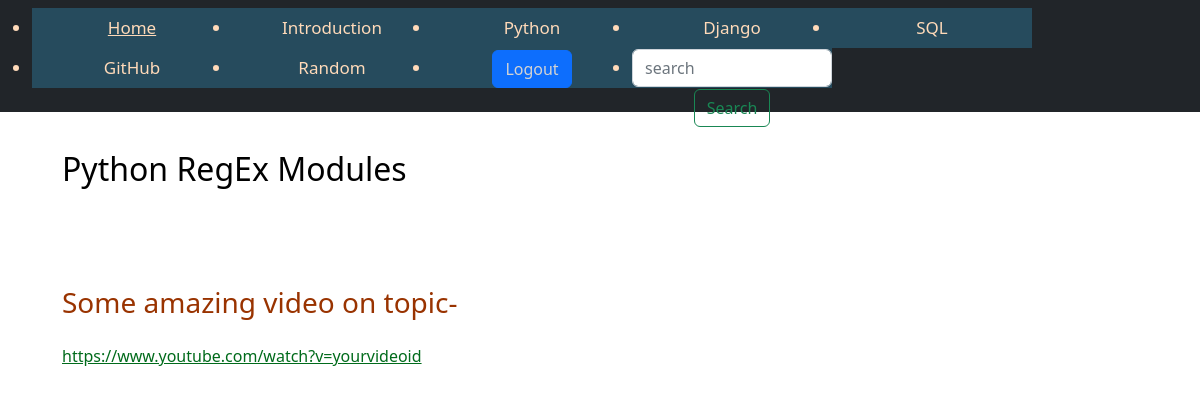
The page /regex_module/ on the database as committed earlier.
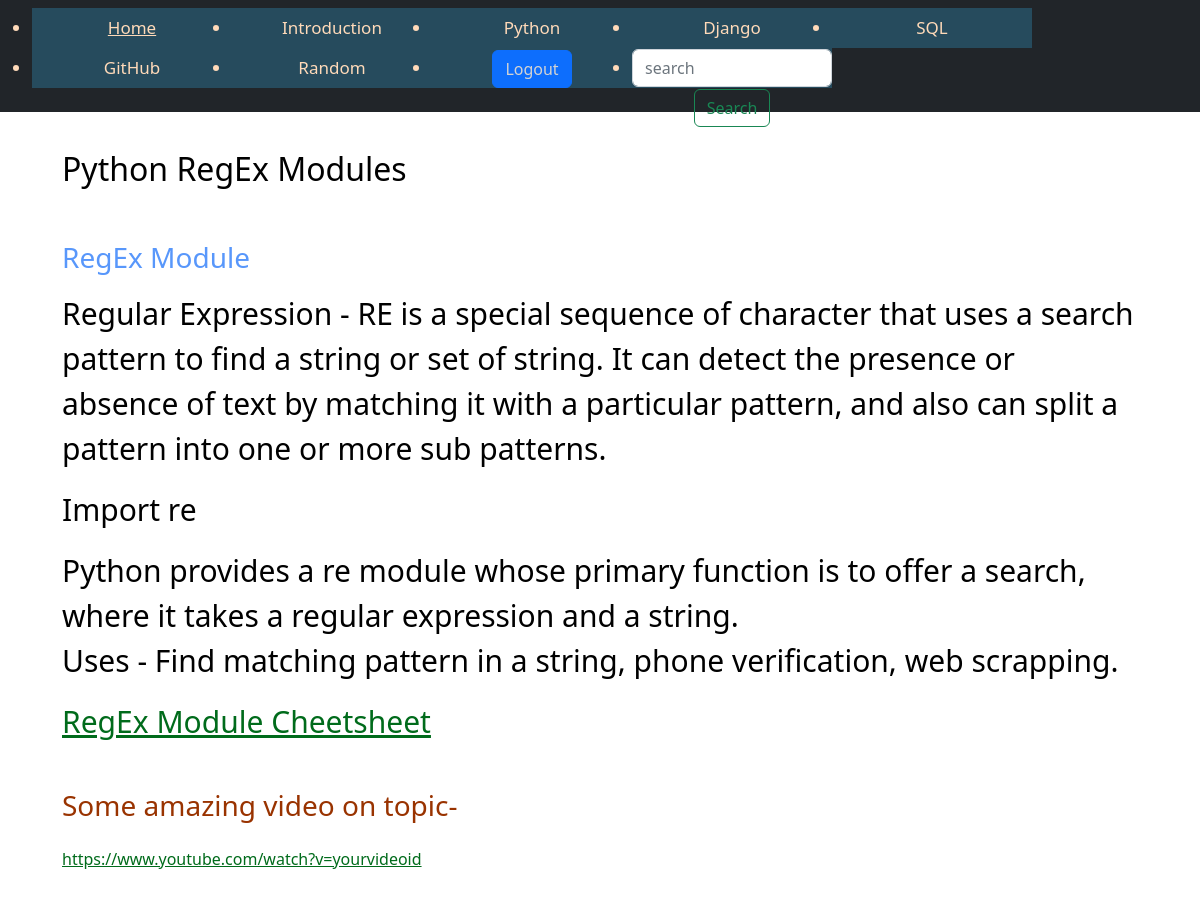
The same page on the database as committed later.
### main/models.py (models this page shows)
class PythonMeaning(models.Model):
    title = models.CharField(max_length=255, blank=True)
    text = models.TextField()
    img = models.ImageField(upload_to="productImages", blank=True)
    url = models.URLField(max_length=200, blank=True, null=True)
    pdf = models.FileField(upload_to='pdfs',blank=True)

### main/views.py (the view)
# urls.py: path('regex_module/', regex_module, name='regex_module'),
def regex_module(request):
    meaning= PythonMeaning.objects.filter(Q(title__contains="RegEx") | Q(title__contains="re."))
    return render(request, 'main/regex_module.html', {"meaning": meaning})

### main/templates/main/regex_module.html (shortened to what this page needs)
<!doctype html>
<html lang="en">
<head>
</head>
<body>
{% include 'main/nav.html' %}
 <div class="container">
  <div class="right-section">
     <h2 style="margin-top: 50px">Python RegEx Modules</h2><br>
      {% for mean in meaning %}
     <h3 style="color: #5897fb">{{ mean.title }}</h3>
     <p>{% if mean.img %} <img src="{{ mean.img.url }}" alt=""> {% endif %}{{ mean.text|linebreaks }}</p>
     <a {% if mean.pdf %} href="{{ mean.pdf.url }}" class="nav__link" style="color: #006b1b"> {% endif %}RegEx Module Cheetsheet</a><br>
      {% endfor %}
      <div>
          <br>
          <h3 style="color: #993300">Some amazing video on topic-</h3>
          <a href="https://www.youtube.com/watch?v=yourvideoid" class="href">https://www.youtube.com/watch?v=yourvideoid</a>
  </div>
  </div>
</div>
</body>
</html>

Rows that differ between the two databases and show on the page:
added PythonMeaning: title "RegEx Module", text "Regular Expression - RE is a special sequence of character that uses a search pattern to find a string or set of string. It can detect the presence or absence of text by matching it with a particular pattern, and also can split a pattern into one or more sub patterns. Import re Python provides a re module whose primary function is to offer a search, where it takes a regular expression and a string. Uses - Find matching pattern in a string, phone verification, web scrapping."
